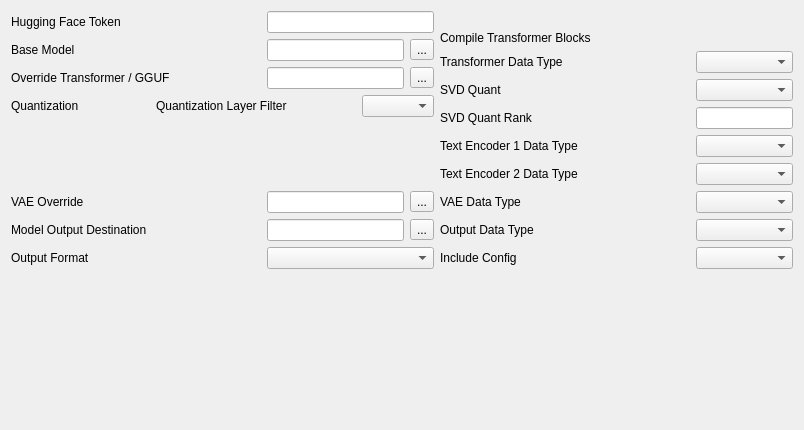
<?xml version="1.0" encoding="UTF-8"?>
<ui version="4.0">
 <class>Form</class>
 <widget class="QWidget" name="Form">
  <property name="geometry">
   <rect>
    <x>0</x>
    <y>0</y>
    <width>804</width>
    <height>430</height>
   </rect>
  </property>
  <property name="windowTitle">
   <string>Form</string>
  </property>
  <layout class="QVBoxLayout" name="verticalLayout_3">
   <item>
    <layout class="QHBoxLayout" name="horizontalLayout_17">
     <item>
      <layout class="QVBoxLayout" name="verticalLayout_2">
       <item>
        <layout class="QHBoxLayout" name="horizontalLayout">
         <item>
          <widget class="QLabel" name="HuggingFaceTokenLabel">
           <property name="minimumSize">
            <size>
             <width>250</width>
             <height>0</height>
            </size>
           </property>
           <property name="text">
            <string>Hugging Face Token</string>
           </property>
          </widget>
         </item>
         <item>
          <widget class="QLineEdit" name="HuggingFaceToken"/>
         </item>
        </layout>
       </item>
       <item>
        <layout class="QHBoxLayout" name="horizontalLayout_2">
         <item>
          <widget class="QLabel" name="BaseModelLabel">
           <property name="minimumSize">
            <size>
             <width>250</width>
             <height>0</height>
            </size>
           </property>
           <property name="text">
            <string>Base Model</string>
           </property>
          </widget>
         </item>
         <item>
          <widget class="QLineEdit" name="BaseModel"/>
         </item>
         <item>
          <widget class="QToolButton" name="BaseModelToolButton">
           <property name="text">
            <string>...</string>
           </property>
          </widget>
         </item>
        </layout>
       </item>
       <item>
        <layout class="QHBoxLayout" name="horizontalLayout_3">
         <item>
          <widget class="QLabel" name="OverrideTransformerLabel">
           <property name="minimumSize">
            <size>
             <width>250</width>
             <height>0</height>
            </size>
           </property>
           <property name="text">
            <string>Override Transformer / GGUF</string>
           </property>
          </widget>
         </item>
         <item>
          <widget class="QLineEdit" name="OverrideTransfromer"/>
         </item>
         <item>
          <widget class="QToolButton" name="OverrideTransformerToolButton">
           <property name="text">
            <string>...</string>
           </property>
          </widget>
         </item>
        </layout>
       </item>
       <item>
        <layout class="QHBoxLayout" name="horizontalLayout_4">
         <item>
          <widget class="QLabel" name="QuantizationLabel">
           <property name="minimumSize">
            <size>
             <width>110</width>
             <height>0</height>
            </size>
           </property>
           <property name="text">
            <string>Quantization</string>
           </property>
          </widget>
         </item>
         <item>
          <spacer name="horizontalSpacer">
           <property name="orientation">
            <enum>Qt::Orientation::Horizontal</enum>
           </property>
           <property name="sizeHint" stdset="0">
            <size>
             <width>40</width>
             <height>20</height>
            </size>
           </property>
          </spacer>
         </item>
         <item>
          <widget class="QLabel" name="QantizationLayerFillerLabel">
           <property name="minimumSize">
            <size>
             <width>200</width>
             <height>0</height>
            </size>
           </property>
           <property name="text">
            <string>Quantization Layer Filter</string>
           </property>
          </widget>
         </item>
         <item>
          <widget class="QComboBox" name="QuantizationLayerFilterCombo"/>
         </item>
        </layout>
       </item>
       <item>
        <widget class="QLabel" name="Spacer_2">
         <property name="text">
          <string/>
         </property>
        </widget>
       </item>
       <item>
        <widget class="QLabel" name="Spacer_3">
         <property name="text">
          <string/>
         </property>
        </widget>
       </item>
       <item>
        <widget class="QLabel" name="Spacer_4">
         <property name="text">
          <string/>
         </property>
        </widget>
       </item>
       <item>
        <layout class="QHBoxLayout" name="horizontalLayout_5">
         <item>
          <widget class="QLabel" name="VAEOverrideLabel">
           <property name="minimumSize">
            <size>
             <width>250</width>
             <height>0</height>
            </size>
           </property>
           <property name="text">
            <string>VAE Override</string>
           </property>
          </widget>
         </item>
         <item>
          <widget class="QLineEdit" name="VAEOverride"/>
         </item>
         <item>
          <widget class="QToolButton" name="VAEOverrideToolButton">
           <property name="text">
            <string>...</string>
           </property>
          </widget>
         </item>
        </layout>
       </item>
       <item>
        <layout class="QHBoxLayout" name="horizontalLayout_6">
         <item>
          <widget class="QLabel" name="ModelOutputDestinationLabel">
           <property name="minimumSize">
            <size>
             <width>250</width>
             <height>0</height>
            </size>
           </property>
           <property name="text">
            <string>Model Output Destination</string>
           </property>
          </widget>
         </item>
         <item>
          <widget class="QLineEdit" name="ModelOutputDestination"/>
         </item>
         <item>
          <widget class="QToolButton" name="ModelOutputDestinationToolButton">
           <property name="text">
            <string>...</string>
           </property>
          </widget>
         </item>
        </layout>
       </item>
       <item>
        <layout class="QHBoxLayout" name="horizontalLayout_7">
         <item>
          <widget class="QLabel" name="OutputFormatLabel">
           <property name="minimumSize">
            <size>
             <width>250</width>
             <height>0</height>
            </size>
           </property>
           <property name="text">
            <string>Output Format</string>
           </property>
          </widget>
         </item>
         <item>
          <widget class="QComboBox" name="OutputFormatCombo"/>
         </item>
        </layout>
       </item>
      </layout>
     </item>
     <item>
      <layout class="QVBoxLayout" name="verticalLayout">
       <item>
        <widget class="QLabel" name="Spacer">
         <property name="text">
          <string/>
         </property>
        </widget>
       </item>
       <item>
        <layout class="QHBoxLayout" name="horizontalLayout_16">
         <item>
          <widget class="QLabel" name="CompileTranformerBlocksLabel">
           <property name="minimumSize">
            <size>
             <width>250</width>
             <height>0</height>
            </size>
           </property>
           <property name="text">
            <string>Compile Transformer Blocks</string>
           </property>
          </widget>
         </item>
         <item>
          <widget class="PlCheckBox" name="CompileTransformerBlocksCheck">
           <property name="toolTip">
            <string>Custom checkbox with styling</string>
           </property>
          </widget>
         </item>
        </layout>
       </item>
       <item>
        <layout class="QHBoxLayout" name="horizontalLayout_8">
         <item>
          <widget class="QLabel" name="TransformerDataTypeLabel">
           <property name="minimumSize">
            <size>
             <width>250</width>
             <height>0</height>
            </size>
           </property>
           <property name="text">
            <string>Transformer Data Type</string>
           </property>
          </widget>
         </item>
         <item>
          <widget class="QComboBox" name="TransformerDataTypeCombo"/>
         </item>
        </layout>
       </item>
       <item>
        <layout class="QHBoxLayout" name="horizontalLayout_9">
         <item>
          <widget class="QLabel" name="SVDQuant">
           <property name="minimumSize">
            <size>
             <width>250</width>
             <height>0</height>
            </size>
           </property>
           <property name="text">
            <string>SVD Quant</string>
           </property>
          </widget>
         </item>
         <item>
          <widget class="QComboBox" name="SVDQuantCombo"/>
         </item>
        </layout>
       </item>
       <item>
        <layout class="QHBoxLayout" name="horizontalLayout_14">
         <item>
          <widget class="QLabel" name="SVDQuantRankLabel">
           <property name="minimumSize">
            <size>
             <width>250</width>
             <height>0</height>
            </size>
           </property>
           <property name="maximumSize">
            <size>
             <width>16777215</width>
             <height>32</height>
            </size>
           </property>
           <property name="text">
            <string>SVD Quant Rank</string>
           </property>
          </widget>
         </item>
         <item>
          <widget class="QLineEdit" name="SVDQuantRank">
           <property name="maximumSize">
            <size>
             <width>16777215</width>
             <height>32</height>
            </size>
           </property>
          </widget>
         </item>
        </layout>
       </item>
       <item>
        <layout class="QHBoxLayout" name="horizontalLayout_10">
         <item>
          <widget class="QLabel" name="TextEncoder1DataTypeLabel">
           <property name="minimumSize">
            <size>
             <width>250</width>
             <height>0</height>
            </size>
           </property>
           <property name="maximumSize">
            <size>
             <width>16777215</width>
             <height>32</height>
            </size>
           </property>
           <property name="text">
            <string>Text Encoder 1 Data Type</string>
           </property>
          </widget>
         </item>
         <item>
          <widget class="QComboBox" name="TextEncoder1DataTypeCombo"/>
         </item>
        </layout>
       </item>
       <item>
        <layout class="QHBoxLayout" name="horizontalLayout_15">
         <item>
          <widget class="QLabel" name="TextEncoder2DataTypeLabel">
           <property name="minimumSize">
            <size>
             <width>250</width>
             <height>0</height>
            </size>
           </property>
           <property name="maximumSize">
            <size>
             <width>16777215</width>
             <height>32</height>
            </size>
           </property>
           <property name="text">
            <string>Text Encoder 2 Data Type</string>
           </property>
          </widget>
         </item>
         <item>
          <widget class="QComboBox" name="TextEncoder2DataTypeCombo"/>
         </item>
        </layout>
       </item>
       <item>
        <layout class="QHBoxLayout" name="horizontalLayout_11">
         <item>
          <widget class="QLabel" name="VAEDataTypeLabel">
           <property name="minimumSize">
            <size>
             <width>250</width>
             <height>0</height>
            </size>
           </property>
           <property name="text">
            <string>VAE Data Type</string>
           </property>
          </widget>
         </item>
         <item>
          <widget class="QComboBox" name="OutputFormatCombo_5"/>
         </item>
        </layout>
       </item>
       <item>
        <layout class="QHBoxLayout" name="horizontalLayout_12">
         <item>
          <widget class="QLabel" name="OutputDataTypeLabel">
           <property name="minimumSize">
            <size>
             <width>250</width>
             <height>0</height>
            </size>
           </property>
           <property name="text">
            <string>Output Data Type</string>
           </property>
          </widget>
         </item>
         <item>
          <widget class="QComboBox" name="OutputDataTypeCombo"/>
         </item>
        </layout>
       </item>
       <item>
        <layout class="QHBoxLayout" name="horizontalLayout_13">
         <item>
          <widget class="QLabel" name="IncludeConfigLabel">
           <property name="minimumSize">
            <size>
             <width>250</width>
             <height>0</height>
            </size>
           </property>
           <property name="text">
            <string>Include Config</string>
           </property>
          </widget>
         </item>
         <item>
          <widget class="QComboBox" name="IncludeConfigCombo"/>
         </item>
        </layout>
       </item>
      </layout>
     </item>
    </layout>
   </item>
   <item>
    <spacer name="verticalSpacer">
     <property name="orientation">
      <enum>Qt::Orientation::Vertical</enum>
     </property>
     <property name="sizeHint" stdset="0">
      <size>
       <width>20</width>
       <height>25</height>
      </size>
     </property>
    </spacer>
   </item>
  </layout>
 </widget>
 <customwidgets>
  <customwidget>
   <class>PlCheckBox</class>
   <extends>QWidget</extends>
   <header>plwidgets.PlWidgets</header>
  </customwidget>
 </customwidgets>
 <resources/>
 <connections/>
</ui>
